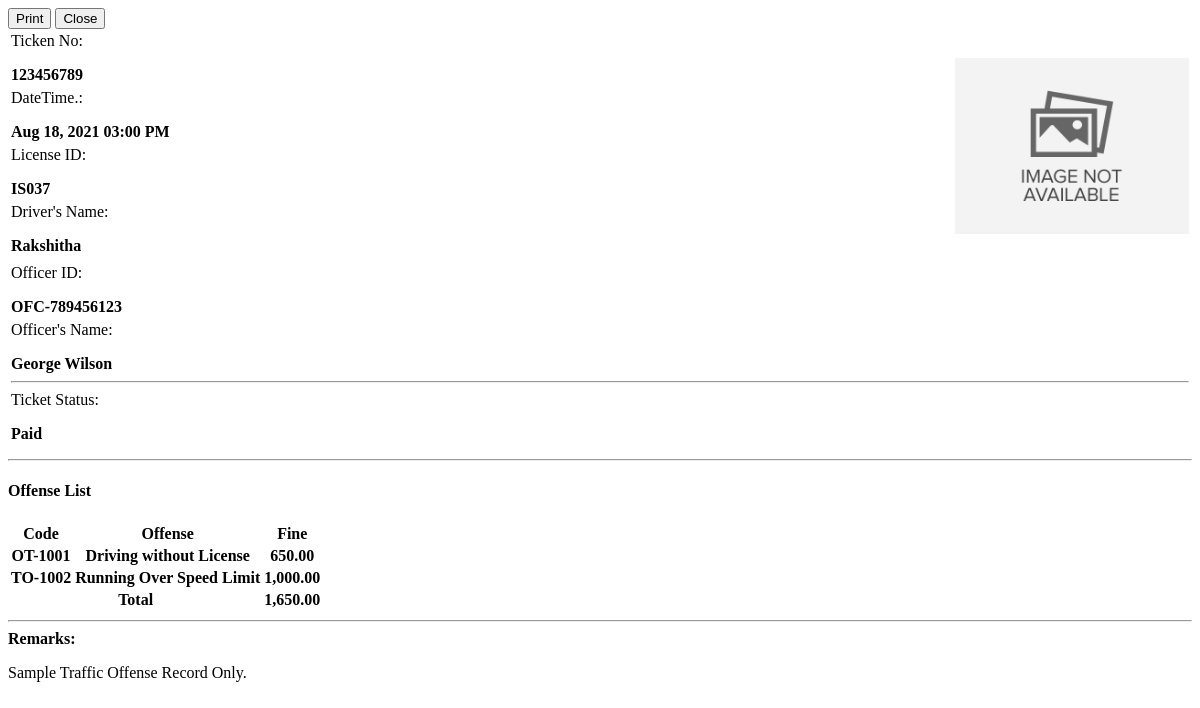
Page /admin/offenses/view_details.php?id=1 on the committed database.
### tables this page shows
CREATE TABLE `offense_items` (
  `driver_offense_id` int(30) NOT NULL,
  `offense_id` int(30) DEFAULT NULL,
  `fine` float NOT NULL,
  `status` tinyint(1) NOT NULL DEFAULT 0 COMMENT '0=pending, 1=paid',
  `date_created` datetime NOT NULL DEFAULT current_timestamp()
);

CREATE TABLE `offenses` (
  `id` int(30) NOT NULL,
  `code` varchar(50) NOT NULL,
  `name` text NOT NULL,
  `description` text NOT NULL,
  `fine` float NOT NULL,
  `status` tinyint(4) NOT NULL DEFAULT 1 COMMENT '0=Inactive, 1=Active',
  `date_created` datetime NOT NULL DEFAULT current_timestamp(),
  `date_updated` datetime DEFAULT NULL ON UPDATE current_timestamp()
);

### classes/DBConnection.php (called while the page is built, shortened)
<?php
class DBConnection{
    private $host = DB_SERVER;
    private $username = DB_USERNAME;
    private $password = DB_PASSWORD;
    private $database = DB_NAME;
    public $conn;
    public function __construct(){
        if (!isset($this->conn)) {
            $this->conn = new mysqli($this->host, $this->username, $this->password, $this->database);
        }
    }
}
?>

### classes/SystemSettings.php (called while the page is built, shortened)
<?php
class SystemSettings extends DBConnection{
	function info($field=''){
		if(!empty($field)){
			if(isset($_SESSION['system_info'][$field]))
				return $_SESSION['system_info'][$field];
			else
				return false;
		}else{
			return false;
		}
	}
}
$_settings = new SystemSettings();
?>

### config.php (called while the page is built, shortened)
<?php
require_once('classes/DBConnection.php');
require_once('classes/SystemSettings.php');
function validate_image($file){
	if(!empty($file)){
		if(is_file(base_app.$file)){
			return base_url.$file;
		}else{
			return base_url.'dist/img/no-image-available.png';
		}
	}else{
		return base_url.'dist/img/no-image-available.png';
	}
}
?>

### admin/offenses/view_details.php (the view, shortened to what this page needs)
<?php
require_once('../../config.php');
if(isset($_GET['id']) && $_GET['id'] > 0){
    $qry2 = $conn->query("SELECT i.*,o.code,o.name from `offense_items` i inner join `offenses` o on i.offense_id = o.id where i.driver_offense_id = '{$_GET['id']}' ");
    $offense_arr = array();
	if($qry2->num_rows > 0){
        while($row = $qry2->fetch_assoc()){
            $offense_arr[]=$row;
        }
    }
}
?>
<div class="container-fluid">
    <div class="w-100 d-flex justify-content-end mb-2">
        <button class="btn btn-flat btn-sm btn-default bg-lightblue" type="button" id="print"><i class="fa fa-print"></i> Print</button>
        <button class="btn btn-flat btn-sm btn-default bg-black" data-dismiss="modal"><i class="fa fa-times"></i> Close</button>
    </div>
    <div class="border border-dark px-2 py-2" id="print_out">
        <table class="table boder-0">
            <tr class='boder-0'>
                <td width="80%" class='boder-0 align-bottom'>
                    <div class="row">
                        <div class="col-12">
                            <div class="row justify-content-between  w-max-100">
                                <div class="col-6 d-flex w-max-100">
                                    <label class="float-left w-auto whitespace-nowrap">Ticken No: </label>
                                    <p class="col-md-auto border-bottom px-2 border-dark w-100"><b><?php echo $ticket_no ?></b></p>
                                </div>
                                <div class="col-6 d-flex w-max-100">
                                    <label class="float-left w-auto whitespace-nowrap">DateTime.: </label>
                                    <p class="col-md-auto border-bottom px-2 border-dark w-100"><b><?php echo date("M d, Y h:i A",strtotime($date_created)) ?></b></p>
                                </div>
                            </div>
                            <div class="d-flex w-max-100">
                                <label class="float-left w-auto whitespace-nowrap">License ID:</label>
                                <p class="col-md-auto border-bottom border-dark w-100"><b><?php echo $license_id_no ?></b></p>
                            </div>
                            <div class="d-flex w-max-100">
                                <label class="float-left w-auto whitespace-nowrap">Driver's Name:</label>
                                <p class="col-md-auto border-bottom border-dark w-100"><b><?php echo $driver ?></b></p>
                            </div>
                        </div>
                    </div>
                </td>
                <td width="20%" class="border-3 border-dark">
                    <div class="w-100 d-flex align-items-center justify-content-center">
                        <img src="<?php echo validate_image($_settings->info('logo')) ?>" alt="<?php $_settings->info('short_name') ?>" class="img-thumnail" id="cimg">
                    </div>
                </td>
            </tr>
            <tr>
                <td colspan='2'>
                    <div class="d-flex w-max-100">
                        <label class="float-left w-auto whitespace-nowrap">Officer ID:</label>
                        <p class="col-md-auto border-bottom border-dark w-100"><b><?php echo $officer_id ?></b></p>
                    </div>
                    <div class="d-flex w-max-100">
                        <label class="float-left w-auto whitespace-nowrap">Officer's Name:</label>
                        <p class="col-md-auto border-bottom border-dark w-100"><b><?php echo $officer_name ?></b></p>
                    </div>
                    <hr>
                    <div class="d-flex w-max-100">
                        <label class="float-left w-auto whitespace-nowrap">Ticket Status:</label>
                        <p class=" border-bottom border-dark px-4"><b><?php echo ($status == 1) ? "Paid" : "" ?></b></p>
                    </div>
                </td>
            </tr>
        </table>
        <hr class='bg-dark border-dark'>
        <h4 class="text-center"><b>Offense List</b></h4>
        <table class='table table-stripped px-4'>
            <thead>
                <tr>
                    <th>Code</th>
                    <th>Offense</th>
                    <th>Fine</th>
                </tr>
            </thead>
            <tbody>
                <?php
                foreach($offense_arr as $row):
                ?>
                <tr>
                    <th><?php echo $row['code'] ?></th>
                    <th><?php echo $row['name'] ?></th>
                    <th class='text-right'><?php echo number_format($row['fine'],2) ?></th>
                </tr>
                <?php endforeach; ?>
            </tbody>
            <tfoot>
                <tr>
                    <th class='text-center' colspan="2">Total</th>
                    <th class="text-right"><?php echo number_format($total_amount,2) ?></th>
                </tr>
            </tfoot>
        </table>
        <hr class="bg-dark border-dark">
        <b>Remarks:</b>
        <p><?php echo $remarks ?></p>
    </div>
</div>

### admin/offenses/view_details.php (style rules this page uses)
img#cimg { height: 100%; width: 100%; object-fit: scale-down; object-position: center center; }
p,label { margin-bottom:5px; }

### rows in the picture
offense_items: offense_id.code "OT-1001", offense_id.name "Driving without License", fine "650.00"
offense_items: offense_id.code "TO-1002", offense_id.name "Running Over Speed Limit", fine "1,000.00"

### other values in the picture
$ticket_no "123456789"
date("M d, Y h:i A",strtotime($date_created)) "Aug 18, 2021 03:00 PM"
$license_id_no "IS037"
$driver "Rakshitha"
$officer_id "OFC-789456123"
$officer_name "George Wilson"
$total_amount "1,650.00"
$remarks "Sample Traffic Offense Record Only."
